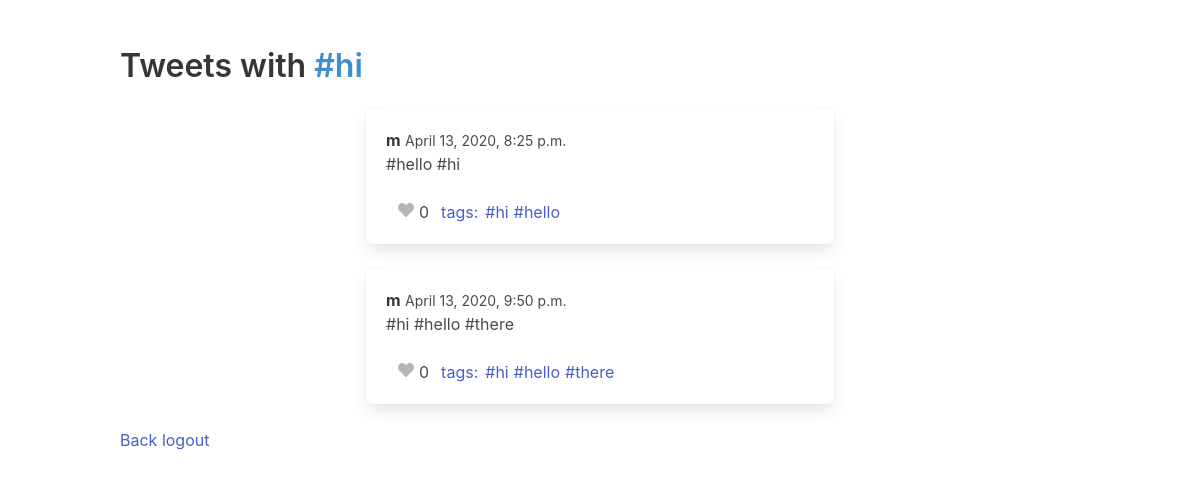
Before: /hashtag/18 with the older database file.
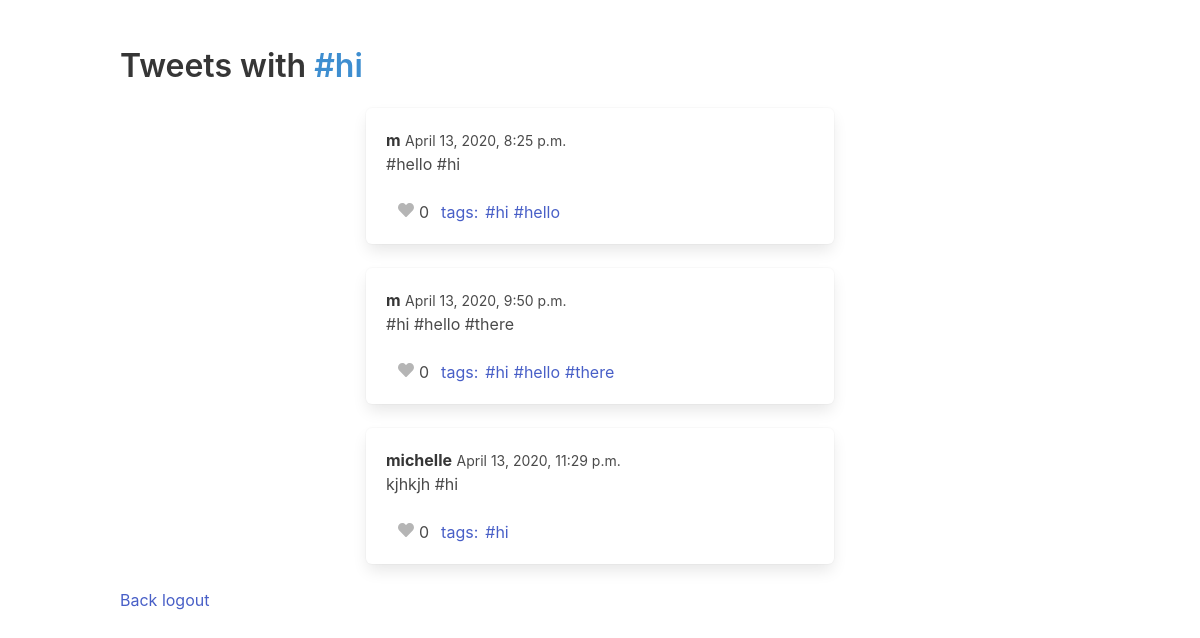
After: the same page with the newer database file.
### core/models.py (models this page shows)
class Tweet(models.Model):
  time = models.DateTimeField(auto_now=True)
  author = models.CharField(max_length=40)
  content = models.CharField(max_length=280)
  likes = models.ManyToManyField(User)

class Hashtag(models.Model):
  tweets = models.ManyToManyField(Tweet)
  name = models.CharField(max_length=50)

### core/views.py (the view)
# urls.py: path('hashtag/<int:id>', hashtag, name='hashtag'),
def hashtag(request, id):
  hashtag = Hashtag.objects.get(id=id)
  return render(request, "hashtag.html", {"hashtag": hashtag})

### core/templates/hashtag.html (shortened to what this page needs)
<!DOCTYPE html>
<html>
  <head>
    <link rel="stylesheet" href="https://cdn.jsdelivr.net/npm/bulma@0.8.2/css/bulma.min.css">
  </head>
  <body>
  <section class="section">
    <div class="container">
      <h1 class="title">
        Tweets with  <strong class="has-text-info">#{{hashtag.name}}</strong>
      </h1>
      <div class="columns">
        <div class="column is-3"></div>
        <div class="column is-6 container has-text-left">
          {% for tweet in hashtag.tweets.all %}
          <div class="box content">
            <div class="content">
              <p>
                <strong>{{tweet.author}}</strong> <small>{{tweet.time}}</small>
                <br>
                {{tweet.content}}
              </p>
            </div>
            <nav class="level is-mobile">
              <div class="level-left">
                <a class="level-item">
                  {% if user.is_authenticated and user in tweet.likes.all %}
                  <a href="{% url 'like' id=tweet.id %}">
                    <span class="icon is-small has-text-danger" style="margin-right: 5px;">
                      <i class="fas fa-heart"></i>
                    </span>
                  </a>
                  {{tweet.likes.all.count}}
                  {% else %}
                  <a>
                    <span class="icon is-small has-text-grey-light" style="margin-right: 5px;">
                      <i class="fas fa-heart"></i>
                    </span>
                  </a>
                  {{tweet.likes.all.count}}
                  {% endif %}
                </a>
                <a class="level-item" style="margin-right: 2px;">
                  {% if tweet.hashtag_set.all.count != 0 %}
                  tags:{% for tag in tweet.hashtag_set.all %}
                  <a href="{% url 'hashtag' id=tag.id%}" style="margin-left: 5px;">#{{tag.name}}</a>
                  {% endfor %}
                  {%endif %}
                </a>
              </div>
            </nav>
          </div>
          {% endfor %}
        </div>
        <div class="column is-3"></div>
      </div>
      <a class="btn btn-primary" href="/">Back</a>
      <a class="btn btn-primary" href="/logout">logout</a>
    </div>
  </section>
  </body>
</html>

Changed rows visible on the page:
added Tweet: author "michelle", time "April 13, 2020, 11:29 p.m.", content "kjhkjh #hi", likes.all.count "0", Hashtag (name "hi")
